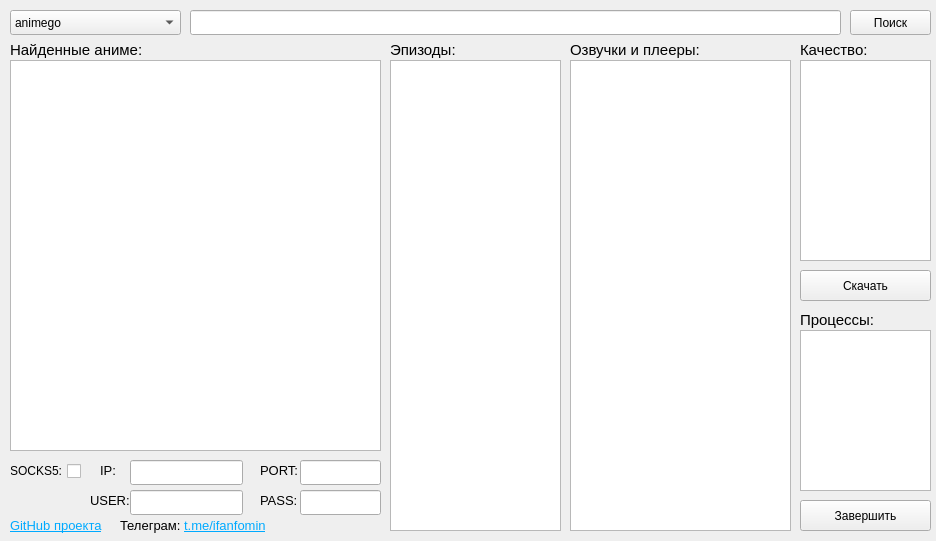
<?xml version="1.0" encoding="UTF-8"?>
<ui version="4.0">
 <class>MainWindow</class>
 <widget class="QMainWindow" name="MainWindow">
  <property name="geometry">
   <rect>
    <x>0</x>
    <y>0</y>
    <width>936</width>
    <height>541</height>
   </rect>
  </property>
  <property name="windowTitle">
   <string>MainWindow</string>
  </property>
  <widget class="QWidget" name="centralwidget">
   <widget class="QLineEdit" name="lineEditInput">
    <property name="geometry">
     <rect>
      <x>190</x>
      <y>10</y>
      <width>651</width>
      <height>25</height>
     </rect>
    </property>
   </widget>
   <widget class="QPushButton" name="searchButton">
    <property name="geometry">
     <rect>
      <x>850</x>
      <y>10</y>
      <width>81</width>
      <height>25</height>
     </rect>
    </property>
    <property name="text">
     <string>Поиск</string>
    </property>
   </widget>
   <widget class="QListWidget" name="listWidgetAnime">
    <property name="geometry">
     <rect>
      <x>10</x>
      <y>60</y>
      <width>371</width>
      <height>391</height>
     </rect>
    </property>
   </widget>
   <widget class="QListWidget" name="listWidgetEpisode">
    <property name="geometry">
     <rect>
      <x>390</x>
      <y>60</y>
      <width>171</width>
      <height>471</height>
     </rect>
    </property>
   </widget>
   <widget class="QListWidget" name="listWidgetSource">
    <property name="geometry">
     <rect>
      <x>570</x>
      <y>60</y>
      <width>221</width>
      <height>471</height>
     </rect>
    </property>
   </widget>
   <widget class="QPushButton" name="downloadButton">
    <property name="geometry">
     <rect>
      <x>800</x>
      <y>270</y>
      <width>131</width>
      <height>31</height>
     </rect>
    </property>
    <property name="text">
     <string>Скачать</string>
    </property>
   </widget>
   <widget class="QListWidget" name="listWidgetVideo">
    <property name="geometry">
     <rect>
      <x>800</x>
      <y>60</y>
      <width>131</width>
      <height>201</height>
     </rect>
    </property>
   </widget>
   <widget class="QListWidget" name="listWidgetProcess">
    <property name="geometry">
     <rect>
      <x>800</x>
      <y>330</y>
      <width>131</width>
      <height>161</height>
     </rect>
    </property>
   </widget>
   <widget class="QPushButton" name="killProcessButton">
    <property name="geometry">
     <rect>
      <x>800</x>
      <y>500</y>
      <width>131</width>
      <height>31</height>
     </rect>
    </property>
    <property name="text">
     <string>Завершить</string>
    </property>
   </widget>
   <widget class="QComboBox" name="comboBoxProvider">
    <property name="geometry">
     <rect>
      <x>10</x>
      <y>10</y>
      <width>171</width>
      <height>25</height>
     </rect>
    </property>
    <item>
     <property name="text">
      <string>animego</string>
     </property>
    </item>
    <item>
     <property name="text">
      <string>anilibria</string>
     </property>
    </item>
    <item>
     <property name="text">
      <string>animevost</string>
     </property>
    </item>
    <item>
     <property name="text">
      <string>yummy_anime_org</string>
     </property>
    </item>
    <item>
     <property name="text">
      <string>yummy_anime</string>
     </property>
    </item>
    <item>
     <property name="text">
      <string>dreamcast</string>
     </property>
    </item>
    <item>
     <property name="text">
      <string>sameband</string>
     </property>
    </item>
   </widget>
   <widget class="QLabel" name="label_github">
    <property name="geometry">
     <rect>
      <x>10</x>
      <y>510</y>
      <width>101</width>
      <height>31</height>
     </rect>
    </property>
    <property name="font">
     <font>
      <pointsize>10</pointsize>
     </font>
    </property>
    <property name="text">
     <string>&lt;!DOCTYPE HTML PUBLIC &quot;-//W3C//DTD HTML 4.0//EN&quot; &quot;http://www.w3.org/TR/REC-html40/strict.dtd&quot;&gt;
&lt;html&gt;&lt;head&gt;&lt;meta name=&quot;qrichtext&quot; content=&quot;1&quot; /&gt;&lt;meta charset=&quot;utf-8&quot; /&gt;&lt;style type=&quot;text/css&quot;&gt;
p, li { white-space: pre-wrap; }
hr { height: 1px; border-width: 0; }
li.unchecked::marker { content: &quot;\2610&quot;; }
li.checked::marker { content: &quot;\2612&quot;; }
&lt;/style&gt;&lt;/head&gt;&lt;body style=&quot; font-family:'Sans Serif'; font-size:10pt; font-weight:400; font-style:normal;&quot;&gt;
&lt;p style=&quot; margin-top:12px; margin-bottom:12px; margin-left:0px; margin-right:0px; -qt-block-indent:0; text-indent:0px;&quot;&gt;&lt;a href=&quot;https://github.com/Ifanfomin/anigui-dl-ru&quot;&gt;&lt;span style=&quot; text-decoration: underline; color:#00aaff;&quot;&gt;GitHub проекта&lt;/span&gt;&lt;/a&gt;&lt;/p&gt;&lt;/body&gt;&lt;/html&gt;</string>
    </property>
   </widget>
   <widget class="QCheckBox" name="checkBoxSocks">
    <property name="geometry">
     <rect>
      <x>10</x>
      <y>460</y>
      <width>71</width>
      <height>22</height>
     </rect>
    </property>
    <property name="layoutDirection">
     <enum>Qt::LayoutDirection::RightToLeft</enum>
    </property>
    <property name="text">
     <string>SOCKS5:</string>
    </property>
    <property name="tristate">
     <bool>false</bool>
    </property>
   </widget>
   <widget class="QLineEdit" name="lineEditIp">
    <property name="geometry">
     <rect>
      <x>130</x>
      <y>460</y>
      <width>113</width>
      <height>25</height>
     </rect>
    </property>
    <property name="inputMask">
     <string/>
    </property>
    <property name="text">
     <string/>
    </property>
   </widget>
   <widget class="QLabel" name="label_ip">
    <property name="geometry">
     <rect>
      <x>100</x>
      <y>460</y>
      <width>31</width>
      <height>21</height>
     </rect>
    </property>
    <property name="font">
     <font>
      <pointsize>10</pointsize>
     </font>
    </property>
    <property name="text">
     <string>&lt;html&gt;&lt;head/&gt;&lt;body&gt;&lt;p&gt;IP:&lt;/p&gt;&lt;/body&gt;&lt;/html&gt;</string>
    </property>
   </widget>
   <widget class="QLabel" name="label_port">
    <property name="geometry">
     <rect>
      <x>260</x>
      <y>460</y>
      <width>41</width>
      <height>21</height>
     </rect>
    </property>
    <property name="font">
     <font>
      <pointsize>10</pointsize>
     </font>
    </property>
    <property name="text">
     <string>&lt;html&gt;&lt;head/&gt;&lt;body&gt;&lt;p&gt;PORT:&lt;/p&gt;&lt;/body&gt;&lt;/html&gt;</string>
    </property>
   </widget>
   <widget class="QLineEdit" name="lineEditPort">
    <property name="geometry">
     <rect>
      <x>300</x>
      <y>460</y>
      <width>81</width>
      <height>25</height>
     </rect>
    </property>
    <property name="inputMask">
     <string/>
    </property>
    <property name="text">
     <string/>
    </property>
   </widget>
   <widget class="QLabel" name="label_user">
    <property name="geometry">
     <rect>
      <x>90</x>
      <y>490</y>
      <width>41</width>
      <height>21</height>
     </rect>
    </property>
    <property name="font">
     <font>
      <pointsize>10</pointsize>
     </font>
    </property>
    <property name="text">
     <string>&lt;html&gt;&lt;head/&gt;&lt;body&gt;&lt;p&gt;USER:&lt;/p&gt;&lt;/body&gt;&lt;/html&gt;</string>
    </property>
   </widget>
   <widget class="QLineEdit" name="lineEditUser">
    <property name="geometry">
     <rect>
      <x>130</x>
      <y>490</y>
      <width>113</width>
      <height>25</height>
     </rect>
    </property>
    <property name="inputMask">
     <string/>
    </property>
    <property name="text">
     <string/>
    </property>
   </widget>
   <widget class="QLabel" name="label_pass">
    <property name="geometry">
     <rect>
      <x>260</x>
      <y>490</y>
      <width>41</width>
      <height>21</height>
     </rect>
    </property>
    <property name="font">
     <font>
      <pointsize>10</pointsize>
     </font>
    </property>
    <property name="text">
     <string>&lt;html&gt;&lt;head/&gt;&lt;body&gt;&lt;p&gt;PASS:&lt;/p&gt;&lt;/body&gt;&lt;/html&gt;</string>
    </property>
   </widget>
   <widget class="QLineEdit" name="lineEditPass">
    <property name="geometry">
     <rect>
      <x>300</x>
      <y>490</y>
      <width>81</width>
      <height>25</height>
     </rect>
    </property>
    <property name="inputMask">
     <string/>
    </property>
    <property name="text">
     <string/>
    </property>
   </widget>
   <widget class="QLabel" name="label_tg">
    <property name="geometry">
     <rect>
      <x>120</x>
      <y>510</y>
      <width>161</width>
      <height>31</height>
     </rect>
    </property>
    <property name="font">
     <font>
      <pointsize>10</pointsize>
     </font>
    </property>
    <property name="text">
     <string>&lt;!DOCTYPE HTML PUBLIC &quot;-//W3C//DTD HTML 4.0//EN&quot; &quot;http://www.w3.org/TR/REC-html40/strict.dtd&quot;&gt;
&lt;html&gt;&lt;head&gt;&lt;meta name=&quot;qrichtext&quot; content=&quot;1&quot; /&gt;&lt;meta charset=&quot;utf-8&quot; /&gt;&lt;style type=&quot;text/css&quot;&gt;
p, li { white-space: pre-wrap; }
hr { height: 1px; border-width: 0; }
li.unchecked::marker { content: &quot;\2610&quot;; }
li.checked::marker { content: &quot;\2612&quot;; }
&lt;/style&gt;&lt;/head&gt;&lt;body style=&quot; font-family:'Sans Serif'; font-size:10pt; font-weight:400; font-style:normal;&quot;&gt;
&lt;p style=&quot; margin-top:12px; margin-bottom:12px; margin-left:0px; margin-right:0px; -qt-block-indent:0; text-indent:0px;&quot;&gt;Телеграм: &lt;a href=&quot;https://t.me/ifanfomin&quot;&gt;&lt;span style=&quot; text-decoration: underline; color:#00aaff;&quot;&gt;t.me/ifanfomin&lt;/span&gt;&lt;/a&gt;&lt;/p&gt;&lt;/body&gt;&lt;/html&gt;</string>
    </property>
   </widget>
   <widget class="QLabel" name="label_ip_2">
    <property name="geometry">
     <rect>
      <x>10</x>
      <y>40</y>
      <width>191</width>
      <height>21</height>
     </rect>
    </property>
    <property name="font">
     <font>
      <pointsize>10</pointsize>
     </font>
    </property>
    <property name="text">
     <string>&lt;html&gt;&lt;head/&gt;&lt;body&gt;&lt;p&gt;&lt;span style=&quot; font-size:11pt;&quot;&gt;Найденные аниме:&lt;/span&gt;&lt;/p&gt;&lt;/body&gt;&lt;/html&gt;</string>
    </property>
   </widget>
   <widget class="QLabel" name="label_ip_3">
    <property name="geometry">
     <rect>
      <x>390</x>
      <y>40</y>
      <width>151</width>
      <height>21</height>
     </rect>
    </property>
    <property name="font">
     <font>
      <pointsize>10</pointsize>
     </font>
    </property>
    <property name="text">
     <string>&lt;html&gt;&lt;head/&gt;&lt;body&gt;&lt;p&gt;&lt;span style=&quot; font-size:11pt;&quot;&gt;Эпизоды:&lt;/span&gt;&lt;/p&gt;&lt;/body&gt;&lt;/html&gt;</string>
    </property>
   </widget>
   <widget class="QLabel" name="label_ip_4">
    <property name="geometry">
     <rect>
      <x>570</x>
      <y>40</y>
      <width>151</width>
      <height>21</height>
     </rect>
    </property>
    <property name="font">
     <font>
      <pointsize>10</pointsize>
     </font>
    </property>
    <property name="text">
     <string>&lt;html&gt;&lt;head/&gt;&lt;body&gt;&lt;p&gt;&lt;span style=&quot; font-size:11pt;&quot;&gt;Озвучки и плееры:&lt;/span&gt;&lt;/p&gt;&lt;/body&gt;&lt;/html&gt;</string>
    </property>
   </widget>
   <widget class="QLabel" name="label_ip_5">
    <property name="geometry">
     <rect>
      <x>800</x>
      <y>40</y>
      <width>151</width>
      <height>21</height>
     </rect>
    </property>
    <property name="font">
     <font>
      <pointsize>10</pointsize>
     </font>
    </property>
    <property name="text">
     <string>&lt;html&gt;&lt;head/&gt;&lt;body&gt;&lt;p&gt;&lt;span style=&quot; font-size:11pt;&quot;&gt;Качество:&lt;/span&gt;&lt;/p&gt;&lt;/body&gt;&lt;/html&gt;</string>
    </property>
   </widget>
   <widget class="QLabel" name="label_ip_6">
    <property name="geometry">
     <rect>
      <x>800</x>
      <y>310</y>
      <width>161</width>
      <height>21</height>
     </rect>
    </property>
    <property name="font">
     <font>
      <pointsize>10</pointsize>
     </font>
    </property>
    <property name="text">
     <string>&lt;html&gt;&lt;head/&gt;&lt;body&gt;&lt;p&gt;&lt;span style=&quot; font-size:11pt;&quot;&gt;Процессы:&lt;/span&gt;&lt;/p&gt;&lt;/body&gt;&lt;/html&gt;</string>
    </property>
   </widget>
  </widget>
 </widget>
 <resources/>
 <connections/>
</ui>
